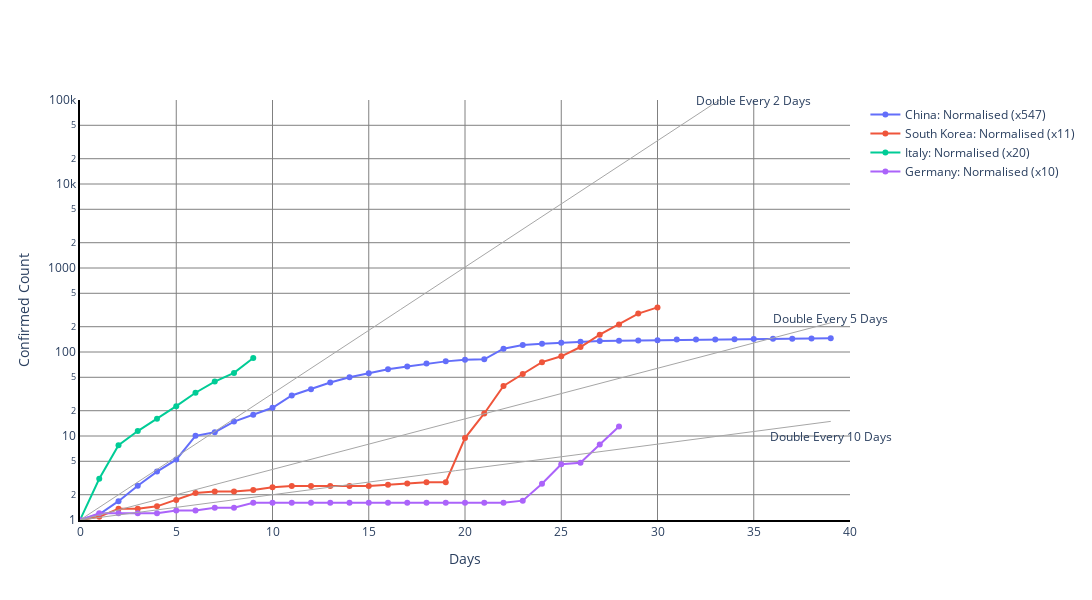

Notebook source saved alongside this figure:
### Code cell
iplot(fig)

### Figure 1 — Plotly figure (JSON) as saved in the notebook; plotly's stock layout.template omitted (floating-point values rounded to 4 significant figures)
{"data": [{"mode": "lines+markers", "name": "China: Normalised (x547)", "type": "scatter", "x": [0, 1, 2, 3, 4, 5, 6, 7, 8, 9, 10, 11, 12, 13, 14, 15, 16, 17, 18, 19, 20, 21, 22, 23, 24, 25, 26, 27, 28, 29, 30, 31, 32, 33, 34, 35, 36, 37, 38, 39], "y": [1, 1.168, 1.675, 2.558, 3.77, 5.234, 10.04, 11.1, 14.85, 17.88, 21.7, 30.36, 36.0, 43.29, 50.11, 55.86, 62.29, 67.24, 72.74, 77.34, 81.04, 81.72, 109.4, 121.2, 124.9, 128.8, 132.3, 135.5, 136.3, 137.1, 138.0, 140.6, 140.7, 141.0, 142.0, 142.7, 143.5, 144.1, 144.9, 145.9]}, {"mode": "lines+markers", "name": "South Korea: Normalised (x11)", "type": "scatter", "x": [0, 1, 2, 3, 4, 5, 6, 7, 8, 9, 10, 11, 12, 13, 14, 15, 16, 17, 18, 19, 20, 21, 22, 23, 24, 25, 26, 27, 28, 29, 30], "y": [1, 1.091, 1.364, 1.364, 1.455, 1.727, 2.091, 2.182, 2.182, 2.273, 2.455, 2.545, 2.545, 2.545, 2.545, 2.545, 2.636, 2.727, 2.818, 2.818, 9.455, 18.55, 39.36, 54.73, 75.73, 88.82, 114.6, 160.5, 212.5, 286.4, 339.6]}, {"mode": "lines+markers", "name": "Italy: Normalised (x20)", "type": "scatter", "x": [0, 1, 2, 3, 4, 5, 6, 7, 8, 9], "y": [1, 3.1, 7.75, 11.45, 16.1, 22.65, 32.75, 44.4, 56.4, 84.7]}, {"mode": "lines+markers", "name": "Germany: Normalised (x10)", "type": "scatter", "x": [0, 1, 2, 3, 4, 5, 6, 7, 8, 9, 10, 11, 12, 13, 14, 15, 16, 17, 18, 19, 20, 21, 22, 23, 24, 25, 26, 27, 28], "y": [1, 1.2, 1.2, 1.2, 1.2, 1.3, 1.3, 1.4, 1.4, 1.6, 1.6, 1.6, 1.6, 1.6, 1.6, 1.6, 1.6, 1.6, 1.6, 1.6, 1.6, 1.6, 1.6, 1.7, 2.7, 4.6, 4.8, 7.9, 13]}, {"line": {"color": "#A6A6A6", "width": 1}, "mode": "lines", "name": "Double Every 2 days", "showlegend": false, "type": "scatter", "x": [0, 1, 2, 3, 4, 5, 6, 7, 8, 9, 10, 11, 12, 13, 14, 15, 16, 17, 18, 19, 20, 21, 22, 23, 24, 25, 26, 27, 28, 29, 30, 31, 32, 33, 34, 35, 36, 37, 38, 39], "y": [1, 1.414, 2, 2.828, 4, 5.657, 8, 11.31, 16, 22.63, 32, 45.25, 64, 90.51, 128, 181.0, 256, 362.0, 512, 724.1, 1024, 1448.0, 2048, 2896.0, 4096, 5793.0, 8192, 11590.0, 16384, 23170.0, 32768, 46340.0, 65536, 92680.0, 131072, 185400.0, 262144, 370700.0, 524288, 741500.0]}, {"line": {"color": "#A6A6A6", "width": 1}, "mode": "lines", "name": "Double Every 5 days", "showlegend": false, "type": "scatter", "x": [0, 1, 2, 3, 4, 5, 6, 7, 8, 9, 10, 11, 12, 13, 14, 15, 16, 17, 18, 19, 20, 21, 22, 23, 24, 25, 26, 27, 28, 29, 30, 31, 32, 33, 34, 35, 36, 37, 38, 39], "y": [1, 1.149, 1.32, 1.516, 1.741, 2, 2.297, 2.639, 3.031, 3.482, 4, 4.595, 5.278, 6.063, 6.964, 8, 9.19, 10.56, 12.13, 13.93, 16, 18.38, 21.11, 24.25, 27.86, 32, 36.76, 42.22, 48.5, 55.72, 64, 73.52, 84.45, 97.01, 111.4, 128, 147.0, 168.9, 194.0, 222.9]}, {"line": {"color": "#A6A6A6", "width": 1}, "mode": "lines", "name": "Double Every 10 days", "showlegend": false, "type": "scatter", "x": [0, 1, 2, 3, 4, 5, 6, 7, 8, 9, 10, 11, 12, 13, 14, 15, 16, 17, 18, 19, 20, 21, 22, 23, 24, 25, 26, 27, 28, 29, 30, 31, 32, 33, 34, 35, 36, 37, 38, 39], "y": [1, 1.072, 1.149, 1.231, 1.32, 1.414, 1.516, 1.625, 1.741, 1.866, 2, 2.144, 2.297, 2.462, 2.639, 2.828, 3.031, 3.249, 3.482, 3.732, 4, 4.287, 4.595, 4.925, 5.278, 5.657, 6.063, 6.498, 6.964, 7.464, 8, 8.574, 9.19, 9.849, 10.56, 11.31, 12.13, 13.0, 13.93, 14.93]}], "layout": {"annotations": [{"showarrow": false, "text": "Double Every 2 Days", "x": 35, "y": 5}, {"showarrow": false, "text": "Double Every 5 Days", "x": 39, "y": 2.4}, {"showarrow": false, "text": "Double Every 10 Days", "x": 39, "y": 1}], "height": 600, "plot_bgcolor": "white", "width": 1200, "xaxis": {"gridcolor": "gray", "linecolor": "black", "linewidth": 2, "range": [0, 40], "showgrid": true, "showline": true, "showticklabels": true, "title": {"text": "Days"}, "type": "linear"}, "yaxis": {"gridcolor": "gray", "linecolor": "black", "linewidth": 2, "range": [0, 5], "showgrid": true, "showline": true, "title": {"text": "Confirmed Count"}, "type": "log", "zeroline": true}}}
